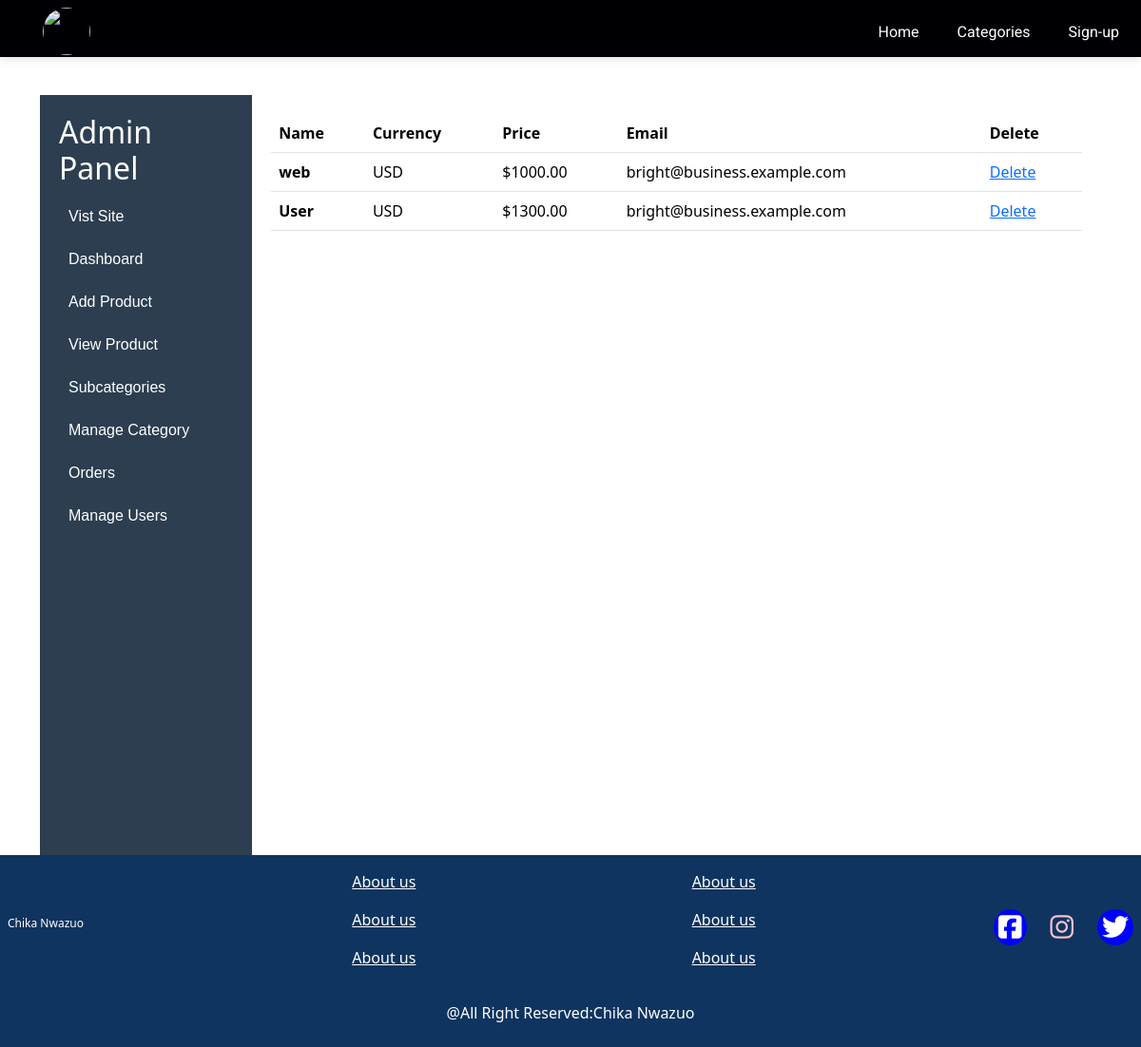
/adminapp/orders/, run on the app's committed database.
### adminapp/models.py (models this page shows, shortened)
class PaymentRecord(models.Model):
      user=models.ForeignKey(User, related_name='users_payment', on_delete=models.CASCADE)
      total_amount=models.CharField(max_length=100)
      transaction_id=models.CharField(max_length=200)
      paid=models.BooleanField(default=False)
      currency=models.CharField(max_length=100)
      description=models.CharField(max_length=200, blank=True,null=True)
      email=models.CharField(max_length=200)

### adminapp/views.py (the view)
# urls.py: path("orders/",views.OrdersView.as_view(),name='orders'),
class OrdersView(View):
    def get(self, request):
        orders=PaymentRecord.objects.all()
        context={"oder":orders,'title':"Orders page"}
        return render(request,'pages/orders.html', context)

### adminapp/analaystics.py (called while the page is built)
def analaytics(request):
    number_of_p= Product.objects.count()
    users=User.objects.count()
    product_selling_total= Product.objects.aggregate(price=Sum('price'))['price'] or 0
    product_bought_total= Product.objects.aggregate(bought_price=Sum('bought_price'))['bought_price'] or 0
    total_order= PaymentRecord.objects.aggregate(total_amount=Sum('total_amount'))['total_amount'] or 0
    profit=product_bought_total - product_selling_total
    return{'number_of_p':number_of_p,'users':users,"product_selling_total":product_selling_total,"profit":profit,'product_bought_total':product_bought_total}

### commapp/context_processors.py (called while the page is built)
def category(request):
	category=Category.objects.all()
	categorytopbar=Category.objects.filter(categories__isnull=False).distinct()
	subcategory=Subcategory.objects.all()
	if request.user.is_authenticated:
		getwishlist=Wishlist.objects.filter(user=request.user).count()
		countcart=Cart.objects.filter(users=request.user).count()
	else:
		getwishlist=0
		countcart=0
	return{'category':category,'subcategory':subcategory,'categorytopbar':categorytopbar,'getwishlist':getwishlist,'countcart':countcart}

### adminapp/templates/pages/orders.html (shortened to what this page needs)
{% extends 'layout/based.html' %}
{% block content %}
<div class="adminpage_Settings">
  {% include 'adminlayout/adminsidebar.html' %}
  <div class="admin_container">
<table class="table">
  <thead>
    <tr>
      <th scope="col">Name</th>
      <th scope="col">Currency</th>
      <th scope="col">Price</th>
       <th scope="col">Email</th>
      <th scope="col">Delete</th>
    </tr>
  </thead>
  <tbody>
    {% for o in oder%}
    <tr>
      <th scope="row">{{o.user.username}}</th>
      <td>{{o.currency}}</td>
      <td>${{o.total_amount}}</td>
       <td>{{o.email}}</td>
       <td><a href="">Delete</a></td>
    </tr>
    {% endfor %}
  </tbody>
</table>
</div>
</div>
{% endblock %}

### commapp/static/css/navbar.css (style rules this page uses)
* { padding: 0; margin: 0; }
body { font-family: 'Roboto', sans-serif; }
:root { --primary-color: #000004;; --font-family: 'Roboto', sans-serif; }

### commapp/static/css/forms.css (style rules this page uses)
:root { --primary-color: #EB556E; --font-family: 'Roboto', sans-serif; }
::placeholder { color: #ccc; }

### commapp/static/css/product.css (style rules this page uses)
:root { --primary-color: #000004;; --font-family: 'Roboto', sans-serif; }
body { font-family: 'Franklin Gothic Medium', 'Arial Narrow', Arial, sans-serif; }

### commapp/static/css/admincss.css (style rules this page uses)
body { font-family: 'Franklin Gothic Medium', 'Arial Narrow', Arial, sans-serif; background-color: #aeb2b6; }
.adminpage_Settings { display: flex; width: 100% !important; margin: 0px auto; }
.admin_container { width: 80%; padding: 20px; }

### data on the page
PaymentRecord: user.username "web", currency "USD", total_amount "1000.00", email "bright@business.example.com"
PaymentRecord: user.username "User", currency "USD", total_amount "1300.00", email "bright@business.example.com"
